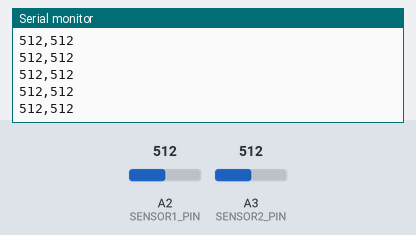
Recording of a sketch running on a simulated Arduino Uno, built with avr-gcc and run on an emulated ATmega328P. Parts: the last lines printed to the serial monitor. Inputs (shaded band) come from the test bench; at power-on: A2 (SENSOR1_PIN) = 512, A3 (SENSOR2_PIN) = 512.

Above: at 2.7 s.
2.8 s: A2 (SENSOR1_PIN) set to 11
At 3.9 s:
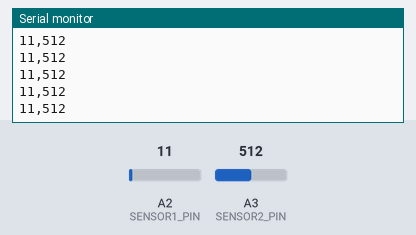
4.3 s: A2 (SENSOR1_PIN) set to 8
At 4.9 s:
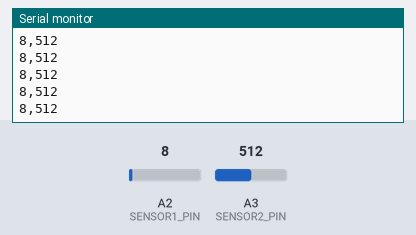
Timing chart, 0 to 7.3 s (numbered marks = the images above; inputs shaded):
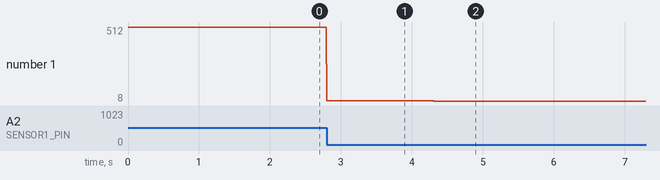

The sketch:

fune_audreen_glock_controller_v1.ino
```cpp
// Feather ESP32: reads two photoresistors and sends the numbers to your computer.
// Each line it sends looks like:  812,3055   (sensor 1, sensor 2)
// 0 = dark, 4095 = very bright.
// It sends about 200 readings per second so the sound reacts almost instantly.

const int SENSOR1_PIN = A2;   // photoresistor 1 middle point goes here
const int SENSOR2_PIN = A3;   // photoresistor 2 middle point goes here

// Reads a pin 4 times and averages the results, which smooths out jitter.
int readSmooth(int pin) {
  long total = 0;
  for (int i = 0; i < 4; i++) {
    total += analogRead(pin);
  }
  return total / 4;
}

void setup() {
  Serial.begin(115200);   // open the USB connection to the computer
}

void loop() {
  Serial.print(readSmooth(SENSOR1_PIN));
  Serial.print(",");
  Serial.println(readSmooth(SENSOR2_PIN));
  delay(5);               // wait 5 ms, so about 200 readings per second
}
```

Measured:
- after the input at 2.8 s, the serial monitor: prints a new line at once (image 1)
- after the input at 4.3 s, the serial monitor: prints a new line at once (image 2)
- plotted number 1: 512 → 11 after the input at 2.8 s, 11 → 8 after the input at 4.3 s
